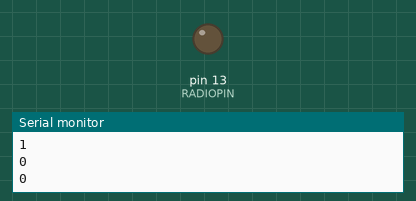
The sketch below on a simulated Arduino Uno, built with avr-gcc and run on an emulated ATmega328P. On the bench: output pins drawn as LEDs (lit = HIGH), the last lines printed to the serial monitor.

Above: at 0.25 s.
At 5.8 s:
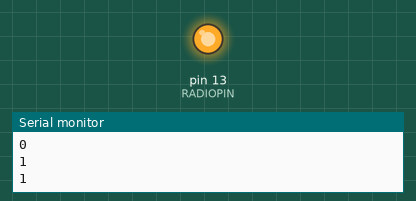
Timing chart, 0 to 10.4 s (numbered marks = the images above):
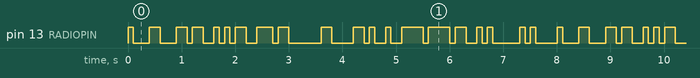

Measured:
- by itself, pin 13 (RADIOPIN): moves between LOW and HIGH, repeating every 8.0 s
- by itself, everything shown: repeats every 8.0 s, in 40 steps

The sketch:

fiasco0_2.ino
```cpp
#include <util/crc16.h>

#define RADIOPIN 13

void setup()  {
  Serial.begin(9600);
  pinMode(RADIOPIN, OUTPUT);
}


void loop() {
  String datastring = "yo\n";
  String checksum = String(gps_CRC16_checksum(datastring));

  rtty_txstring(checksum);
  rtty_txstring(",");
  rtty_txstring(datastring);
  rtty_txstring("\n");
}


void rtty_txstring (String s) {
  Serial.println(s);
  for (int i = 0; i < s.length(); i++) {
    char c = s.charAt(i);
    for (int j = 0; j < 8; j++) {
      if (c & (1 << j)) {
        rtty_txbit(1);
      }
      else {
        rtty_txbit(0);
      }
    }
  }
}

void rtty_txbit (int bit) {
  if (bit)
  {
    // high
    Serial.println(1);
    digitalWrite(RADIOPIN, HIGH);
  }
  else
  {
    Serial.println(0);
    // low
    digitalWrite(RADIOPIN, LOW);

  }

  delay(100);
}

uint16_t gps_CRC16_checksum (String s) {
  size_t i;
  uint16_t crc;
  uint8_t c;

  crc = 0xFFFF;

  // Calculate checksum ignoring the first two $s
  for (i = 2; i < s.length(); i++)
  {
    c = s.charAt(i);
    crc = _crc_xmodem_update (crc, c);
  }

  return crc;
}
```
